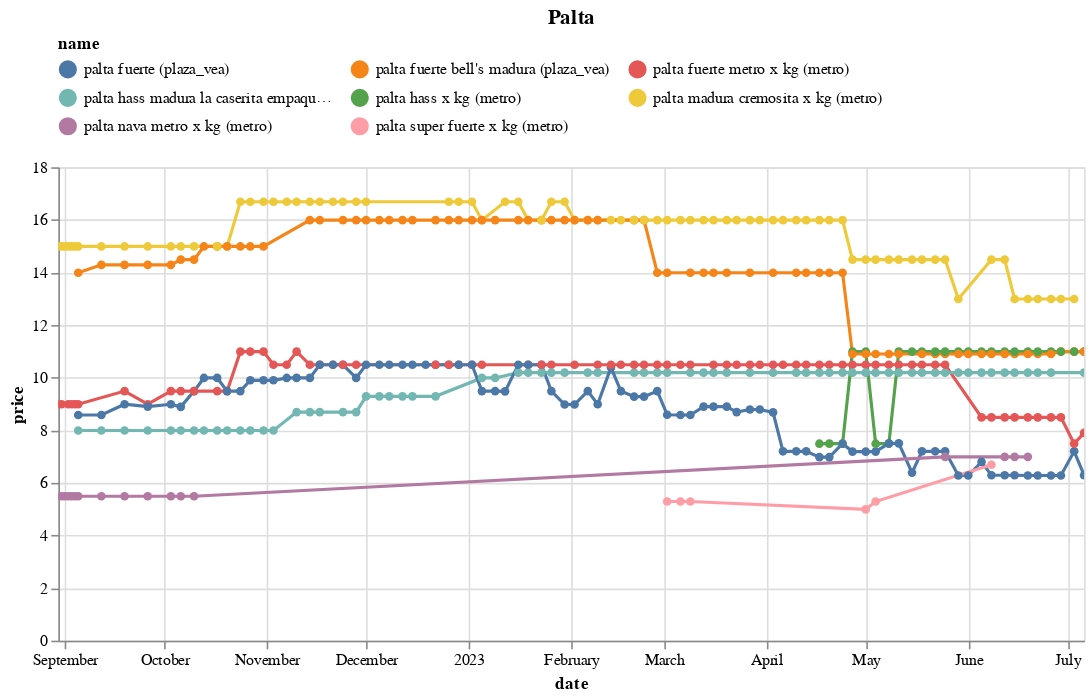

This figure's notebook cell:
### Code cell
(df
 .loc[df.name.isin(names)]
 .pipe(alt.Chart)
 .mark_line(point=True)
 .encode(x='date', y='price', color='name', tooltip=['name','price'])
 .properties(width=650, title='Palta')
 .interactive()
 .configure_legend(orient='top', columns=3)
)

### Figure 1 — Vega-Lite specification as saved in the notebook (floating-point values rounded to 4 significant figures; data arrays with more than 128 entries replaced by an {"elided": "..."} marker saying what was removed)
{"config": {"view": {"continuousWidth": 300, "continuousHeight": 300}, "legend": {"columns": 3, "orient": "top"}}, "data": {"name": "data-8d853e07be9c493b11895186774a2f1d"}, "mark": {"type": "line", "point": true}, "encoding": {"color": {"field": "name", "type": "nominal"}, "tooltip": [{"field": "name", "type": "nominal"}, {"field": "price", "type": "quantitative"}], "x": {"field": "date", "type": "temporal"}, "y": {"field": "price", "type": "quantitative"}}, "params": [{"name": "param_14", "select": {"type": "interval", "encodings": ["x", "y"]}, "bind": "scales"}], "title": "Palta", "width": 650, "$schema": "https://vega.github.io/schema/vega-lite/v5.8.0.json", "datasets": {"data-8d853e07be9c493b11895186774a2f1d": {"elided": "422 records"}}}
